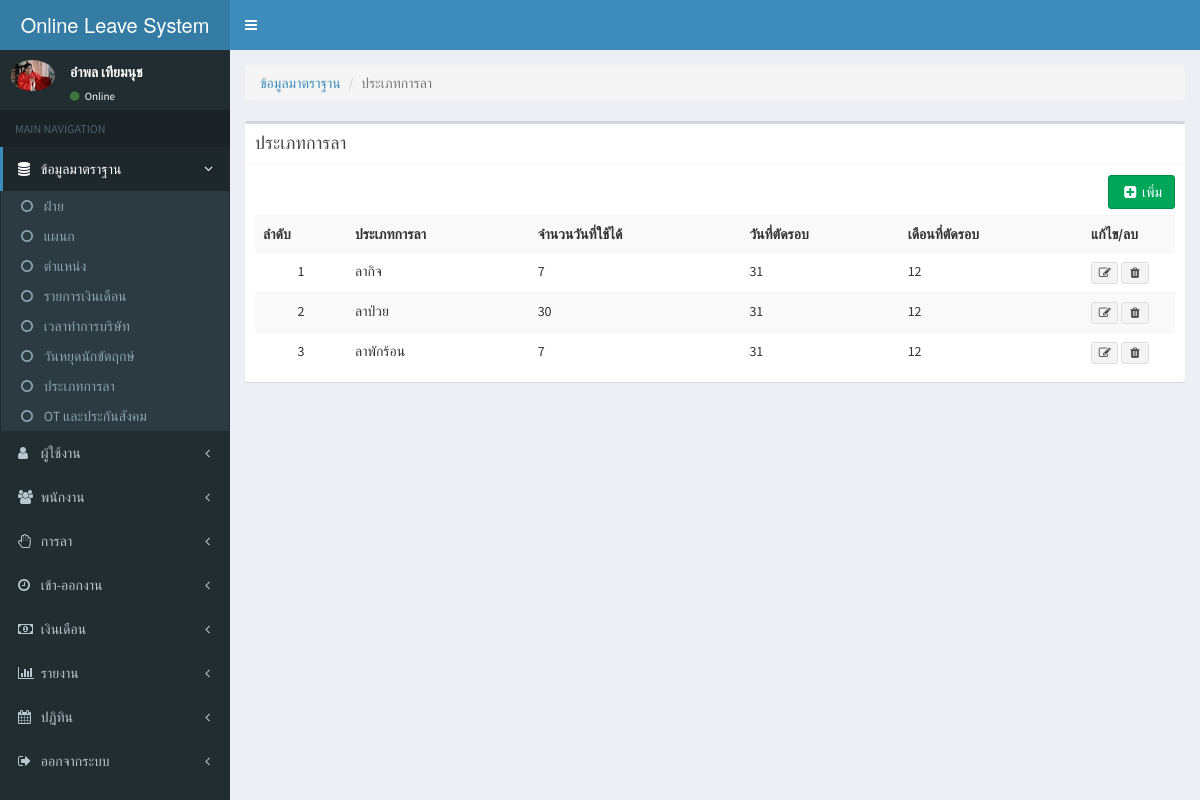
Page /index.php?m=master&p=leave_type (signed in) on the committed database.
### tables this page shows
CREATE TABLE `employees` (
  `emp_id` int(11) NOT NULL auto_increment,
  `emp_code` varchar(50) NOT NULL COMMENT 'รหัสผนักงาน',
  `emp_prefix` varchar(20) NOT NULL COMMENT 'คำนำหน้าชื่อ',
  `emp_name` varchar(100) NOT NULL COMMENT 'ชื่ิอ',
  `emp_last_name` varchar(100) NOT NULL COMMENT 'นามสกุล',
  `emp_sex` int(1) NOT NULL COMMENT 'เพศ',
  `emp_religion` varchar(100) NOT NULL COMMENT 'ศาสนา',
  `emp_nationality` varchar(100) NOT NULL COMMENT 'สัฐชาติ',
  `emp_nation` varchar(100) NOT NULL COMMENT 'เชื่อชาติ',
  `emp_birthday` date NOT NULL COMMENT 'วันเกิด',
  `emp_idcard` varchar(20) NOT NULL COMMENT 'บัตรประชาชน',
  `emp_status_people` varchar(100) NOT NULL COMMENT 'สถานะภาพการสมรส',
  `emp_img` varchar(100) NOT NULL COMMENT 'รูปพนักงาน',
  `emp_academy` varchar(100) NOT NULL COMMENT 'สถานศึกษา',
  `emp_education` varchar(100) NOT NULL COMMENT 'ระดับการศึกษา',
  `emp_subjects` varchar(100) NOT NULL COMMENT 'สาขาวิชา',
  `emp_yearend` varchar(10) NOT NULL COMMENT 'ปีที่จบ',
  `emp_party` int(10) NOT NULL COMMENT 'ฝ่าย',
  `emp_department` int(10) NOT NULL COMMENT 'แผนก',
  `emp_office` int(10) NOT NULL COMMENT 'ตำแหน่งงาน',
  `emp_jobstart` date NOT NULL COMMENT 'วันที่เริ่มงาน',
  `emp_salary` float NOT NULL COMMENT 'เงินเดือน',
  `emp_status` int(1) NOT NULL COMMENT 'สถานะพนักงาน',
  `emp_address1` varchar(200) NOT NULL COMMENT 'ที่อยู่ตามทะเบียนบ้าน',
  `emp_sub_district1` varchar(100) NOT NULL COMMENT 'ตำบล',
  `emp_district1` varchar(100) NOT NULL COMMENT 'อำเภอ',
  `emp_province1` varchar(100) NOT NULL COMMENT 'จังหวัดตามทะเบียนบ้าน',
  `emp_zipcod1` varchar(10) NOT NULL COMMENT 'รหัสไปรษณีย์',
  `emp_address2` varchar(200) NOT NULL COMMENT 'ที่อยู่ปัจจุบัน',
  `emp_sub_district2` varchar(100) NOT NULL COMMENT 'ตำบล',
  `emp_district2` varchar(100) NOT NULL COMMENT 'อำเภอ',
  `emp_province2` varchar(100) NOT NULL COMMENT 'จังหวัดปัจจุบัน',
  `emp_zipcod2` varchar(10) NOT NULL COMMENT 'รหัสไปรษณีปัจจุบัน',
  `create_date` datetime NOT NULL,
  `emp_level` text COMMENT 'ระดับพนักงาน',
  PRIMARY KEY  (`emp_id`),
  FULLTEXT KEY `employees_address1` (`emp_address1`)
);

CREATE TABLE `master_leave_type` (
  `leave_type_id` int(11) NOT NULL auto_increment,
  `leave_type_name` varchar(255) NOT NULL,
  `leave_number` int(11) NOT NULL COMMENT 'จำนวนวันที่ใช้ได้',
  `leave_cut_day` int(11) NOT NULL COMMENT 'วันที่ตัดรอบ',
  `leave_cut_month` int(11) NOT NULL COMMENT 'เดือนที่ตัดรอบ',
  PRIMARY KEY  (`leave_type_id`)
);

### master/leave_type.php (the view, shortened to what this page needs)
<ol class="breadcrumb">
  <li><a href="#">ข้อมูลมาตราฐาน</a></li>
  <li class="active">ประเภทการลา</li>
</ol>
<div class="box">
	<div class="box-header with-border">
    	<h3 class="box-title">ประเภทการลา</h3>
  	</div>
  	<div class="box-body">
	 <div class="pull-right">
             <a href="index.php?m=<?=$m?>&p=leave_type_add&act=add"><button type="button" class="btn btn-success "><i class="fa fa-fw  fa-plus-square"></i> เพิ่ม</button></a>
      </div>
	  <br><br>
	<table class="table table-striped">
    	<tr>
        	<th width="10%">ลำดับ</th>
            <th>ประเภทการลา</th>
			<th>จำนวนวันที่ใช้ได้</th>
			<th>วันที่ตัดรอบ</th>
			<th>เดือนที่ตัดรอบ</th>
            <th width="10%">แก้ไข/ลบ</th>
        </tr>
<?
$sql="SELECT * FROM master_leave_type";
$query=mysql_query($sql);
$i=0;
while($dbarr=mysql_fetch_array($query)){
	$i++;
?>
		<tr>
        	<td align="center"><?=$i?></td>
            <td><?=$dbarr["leave_type_name"]?></td>
			<td><?=$dbarr["leave_number"]?></td>
			<td><?=$dbarr["leave_cut_day"]?></td>
			<td><?=$dbarr["leave_cut_month"]?></td>
            <td>
            <div class="btn-group">
            	<a href="index.php?m=<?=$m?>&p=leave_type_add&act=edit&id=<?=$dbarr["leave_type_id"]?>"><button type="button" class="btn btn-xs btn-default"><i class="fa fa-fw fa-edit"></i></button></a>
            	<a href="index.php?m=<?=$m?>&p=leave_type_del&id=<?=$dbarr["leave_type_id"]?>" onclick="return confirm('ลบ <?=$dbarr["leave_type_name"]?>')"><button type="button" class="btn btn-xs btn-default"><i class="fa fa-fw fa-trash"></i></button></a>
            </div>
           </td>
        </tr>
<? } ?>
	</table>
  	</div>
</div>

### index.php (shortened to what this page needs)
<?
if($_GET["m"]!=""){
	$m=$_GET["m"];
}
$sql = "SELECT * FROM employees WHERE emp_id='".$_SESSION["login"]['emp_id']."'";
$query = mysql_query($sql);
$UserData = mysql_fetch_array($query );
if($UserData ["emp_img"]!=""){
	$Emp_Img = "./employees_img/".$UserData ["emp_img"];
}else{
	$Emp_Img = "./employees_img/anonymous.png";
}
?>
<!DOCTYPE html>
<html>
  <head>
    <link rel="stylesheet" href="./AdminLTE/bootstrap/css/bootstrap.min.css">
    <link rel="stylesheet" href="https://maxcdn.bootstrapcdn.com/font-awesome/4.4.0/css/font-awesome.min.css">
    <link rel="stylesheet" href="https://code.ionicframework.com/ionicons/2.0.1/css/ionicons.min.css">
    <link rel="stylesheet" href="./AdminLTE/dist/css/AdminLTE.min.css">
    <link rel="stylesheet" href="./AdminLTE/dist/css/skins/_all-skins.min.css">
    <link rel="stylesheet" href="./AdminLTE/plugins/iCheck/flat/blue.css">
    <link rel="stylesheet" href="./AdminLTE/plugins/morris/morris.css">
    <link rel="stylesheet" href="./AdminLTE/plugins/jvectormap/jquery-jvectormap-1.2.2.css">
    <link rel="stylesheet" href="./AdminLTE/plugins/datepicker/datepicker3.css">
    <link rel="stylesheet" href="./AdminLTE/plugins/daterangepicker/daterangepicker-bs3.css">
    <link rel="stylesheet" href="./AdminLTE/plugins/bootstrap-wysihtml5/bootstrap3-wysihtml5.min.css">
	<link rel="stylesheet" href="./AdminLTE/plugins/timepicker/bootstrap-timepicker.min.css">
	<link rel="stylesheet" href="./AdminLTE/plugins/fullcalendar/fullcalendar.css">
  </head>
	<body class="skin-blue fixed">
    	<div class="wrapper">
    		<header class="main-header">
        		<a href="index.php" class="logo">
          			Online Leave System
        		</a>
        		<nav class="navbar navbar-static-top" role="navigation">
          			<a href="#" class="sidebar-toggle" data-toggle="offcanvas" role="button">
          			</a>
                </nav>
    		</header>
    		<aside class="main-sidebar">
    			 <section class="sidebar">
    			 	<ul class="sidebar-menu">
						<div class="user-panel">
        					<div class="pull-left image">
          						<img src="<?=$Emp_Img?>" class="img-circle" alt="User Image">
        					</div>
        					<div class="pull-left info">
          						<p><?=$UserData["emp_name"]?> <?=$UserData["emp_last_name"]?></p>
          						<a href="#"><i class="fa fa-circle text-success"></i> Online</a>
        					</div>
							<br><br>
      					</div>
            			<li class="header">MAIN NAVIGATION</li>
            			<? if($_SESSION["login"]["type"]==1){ ?>
            				<li class=" <? if($m=="master"){  ?>active<? } ?> treeview">
            					<a href="index.php?m=master">
            						<i class="fa fa-database"></i> <span>ข้อมูลมาตราฐาน</span> <i class="fa fa-angle-left pull-right"></i>
            					</a>
            					<ul class="treeview-menu">
									<li><a href="index.php?m=master&p=party"><i class="fa fa-circle-o"></i> ฝ่าย</a></li>
                					<li><a href="index.php?m=master&p=department"><i class="fa fa-circle-o"></i> แผนก</a></li>
									<li><a href="index.php?m=master&p=office"><i class="fa fa-circle-o"></i> ตำแหน่ง</a></li>
    								<li><a href="index.php?m=master&p=list"><i class="fa fa-circle-o"></i> รายการเงินเดือน</a></li>
    								<li><a href="index.php?m=master&p=weekend"><i class="fa fa-circle-o"></i> เวลาทำการบริษัท</a></li>
    								<li><a href="index.php?m=master&p=holiday"><i class="fa fa-circle-o"></i> วันหยุดนักขัตฤกษ์</a></li>
									<li><a href="index.php?m=master&p=leave_type"><i class="fa fa-circle-o"></i> ประเภทการลา</a></li>
									<li><a href="index.php?m=master&p=setting_salary"><i class="fa fa-circle-o"></i> OT และประกันสังคม</a></li>
              					</ul>
            				</li>
        					<li class="<? if($m=="user"){  ?> active <? } ?> treeview">
        						<a href="index.php?m=user">
        							<i class="fa fa-user"></i> <span>ผู้ใช้งาน</span> <i class="fa fa-angle-left pull-right"></i>
        						</a>
        					</li>
        					<li  class="<? if($m=="employees"){  ?> active <? } ?> treeview">
        						<a href="index.php?m=employees">
        							<i class="fa fa-group"></i> <span>พนักงาน</span> <i class="fa fa-angle-left pull-right"></i>
        						</a>
        					</li>
        					<li  class="<? if($m=="leave"){  ?> active  <? } ?> treeview">
        						<a href="index.php?m=leave">
        							<i class="fa fa-hand-stop-o"></i> <span>การลา</span> <i class="fa fa-angle-left pull-right"></i>
        						</a>
        					</li>
							<li  class="<? if($m=="time_attendance"){  ?> active  <? } ?> treeview">
        						<a href="index.php?m=time_attendance">
        							<i class="fa fa-clock-o"></i> <span>เข้า-ออกงาน</span> <i class="fa fa-angle-left pull-right"></i>
        						</a>
        					</li>
        					<li class="<? if($m=="salary"){  ?> active  <? } ?> treeview">
        						<a href="index.php?m=salary">
        							<i class="fa fa-money"></i> <span>เงินเดือน</span> <i class="fa fa-angle-left pull-right"></i>
        						</a>
        					</li>
        					<li class="<? if($m=="report"){  ?> active  <? } ?> treeview">
        						<a href="index.php?m=user_report">
        							<i class="fa fa-bar-chart"></i> <span>รายงาน</span> <i class="fa fa-angle-left pull-right"></i>
        						</a>
        					</li>
							<? if($_SESSION["login"]["type"]!=''){ ?>
							<li class="<? if($m=="user_calendar"){  ?> active  <? } ?> treeview">
        						<a href="index.php?m=user_calendar">
        							<i class="fa fa-calendar"></i> <span>ปฏิทิน</span> <i class="fa fa-angle-left pull-right"></i>
        						</a>
        					</li>
							<? } ?>
        					<li class="<? if($m=="logout"){  ?> active  <? } ?> treevie">
        						<a href="logout.php">
        							<i class="fa fa-sign-out"></i> <span>ออกจากระบบ</span> <i class="fa fa-angle-left pull-right"></i>
        						</a>
        					</li>
            			<? } ?>
            		</ul>
    			 </section>
    		</aside>
    		<div class="content-wrapper">
    			 <div class="content body">
    			 	<div class="row">
    			 		<div class="col-sm-12">
    			 		<? if($_GET["p"]!="")
    			 		{
							include("./".$m."/".$_GET["p"].".php");
						 }
						?>
    			 		</div>
    			 	</div>
    			 </div>
    		</div>
    	</div>
	</body>
</html>

### rows in the picture
employees: emp_img (picture), emp_name "อำพล", emp_last_name "เทียมนุช"
master_leave_type: leave_type_name "ลากิจ", leave_number "7", leave_cut_day "31", leave_cut_month "12"
master_leave_type: leave_type_name "ลาป่วย", leave_number "30", leave_cut_day "31", leave_cut_month "12"
master_leave_type: leave_type_name "ลาพักร้อน", leave_number "7", leave_cut_day "31", leave_cut_month "12"
